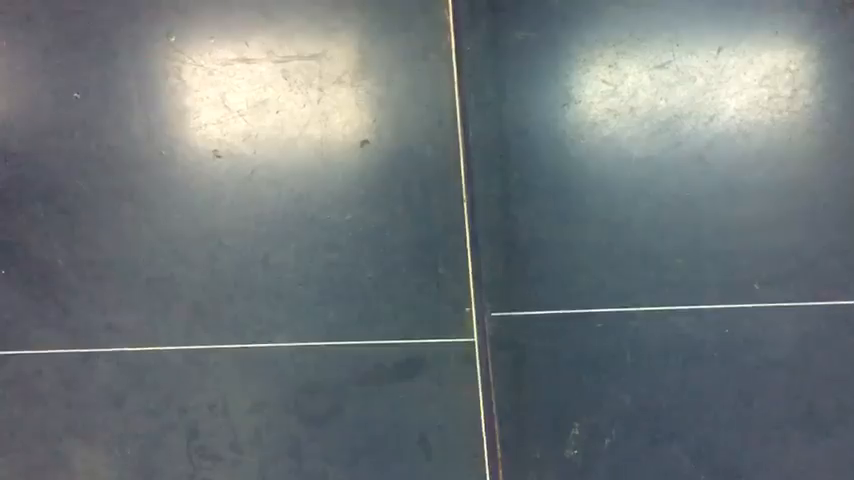
#> input picture frame 91 of data/pingping.mp4, 854 x 480 px
$ python pingpong.py   (older library calls are emulated)
#> lines starting #> are read from the running program, lines starting #| are printed output that depends on the picture; after the words box and inside, x2 and y2 are one past the last pixel; in counts of white or black regions, pixels touching at a corner belong together
import cv2
import numpy as np

# Vietnamese
# Camera thay` quay rung lac qua'. @@. x-axis no' nhay~ lien tuc

cap = cv2.VideoCapture('./data/pingping.mp4')

rightPoint, leftPoint = 0, 0
aMove, bMove = False, False

w = int(cap.get(cv2.CAP_PROP_FRAME_WIDTH))
h = int(cap.get(cv2.CAP_PROP_FRAME_HEIGHT))

middleX = int(w/2)

font = cv2.FONT_HERSHEY_SIMPLEX

while(True):
    ret, frame = cap.read()
#> frame is the input picture: shape (480, 854, 3); mean B, G, R 119.6, 117, 109.4
    blur = cv2.GaussianBlur(frame, (11, 11), 0)

    hsv = cv2.cvtColor(blur, cv2.COLOR_BGR2HSV)
#> hsv: shape (480, 854, 3); mean H, S, V 90.9, 37.3, 123.2
    lower = np.array([25, 50, 50])
    upper = np.array([35, 255, 255])

    mask = cv2.inRange(hsv, lower, upper)
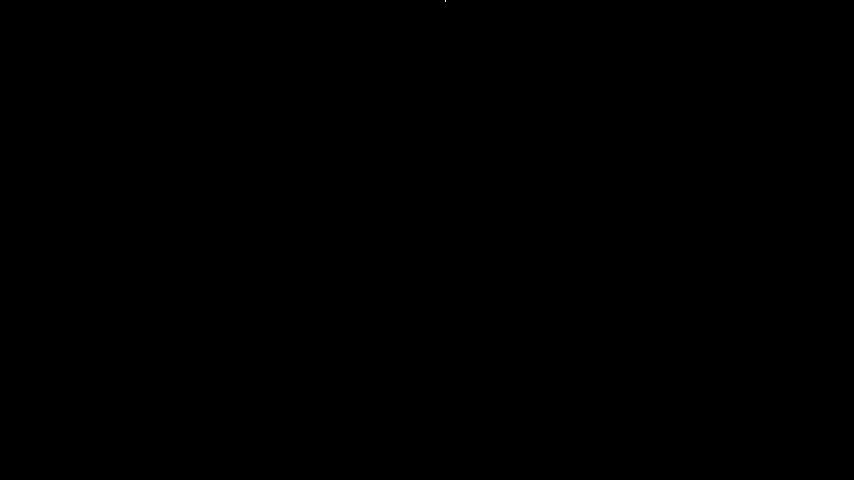
#> mask: shape (480, 854); 0% white in thin lines or dots, all inside (x1, y1, x2, y2) = (445, 0, 446, 2)
    mask = cv2.erode(mask, None, iterations=2)
#> mask: shape (480, 854); every value is 0
    mask = cv2.dilate(mask, None, iterations=2)

    image, contours, hierarchy = cv2.findContours(
        mask.copy(), cv2.RETR_EXTERNAL, cv2.CHAIN_APPROX_SIMPLE)
#> contours = []

    frame = cv2.line(frame, (middleX, 0), (middleX, h), (0, 0, 255), 2)


    if(len(contours) > 0):
        cnt = contours[0]
        (x, y), radius = cv2.minEnclosingCircle(cnt)
        center = (int(x), int(y))
        radius = int(radius)

        frame = cv2.circle(frame, center, radius, (0, 0, 255), 2)

        # bMove true => ball move from A to B
        # bMove false => ball move from B to A
        # last second of ball move, we got x = 468 may be we can get the middle of table is 450
        # But i'll choose the middle of screen to be the point which ball can move over and make player can increase our point
        if(x < middleX):
            if(bMove == False):
                rightPoint = rightPoint + 1
                aMove = False
                bMove = True
                print(leftPoint, rightPoint, sep=" --- ")

        if(x > middleX):
            if(bMove == True):
                leftPoint = leftPoint + 1
                bMove = False
                aMove = True
                print(leftPoint, rightPoint, sep=" --- ")

    point = repr(leftPoint) + "/" + repr(rightPoint)

    frame = cv2.putText(frame, point,
                        (10, 30),
                        font,
                        1,
                        (0, 0, 255),
                        2)
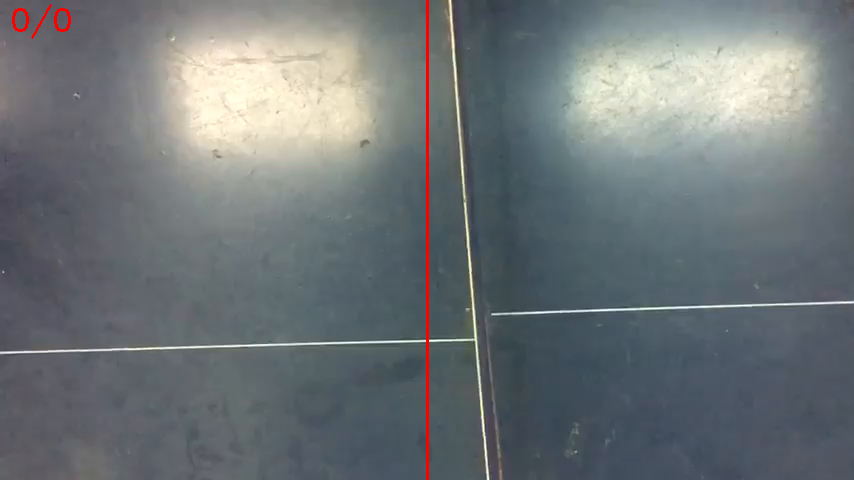
#> frame: shape (480, 854, 3); mean B, G, R 119.2, 116.6, 110.2
    cv2.imshow('mask', mask)
    cv2.imshow('frame',frame)

    # wait for enter key to break
    c = cv2.waitKey(1)
#> (key Esc is pressed here)
    if c == 13:
        break

cap.release()
cv2.destroyAllWindows()

$ run again, starting later in the video
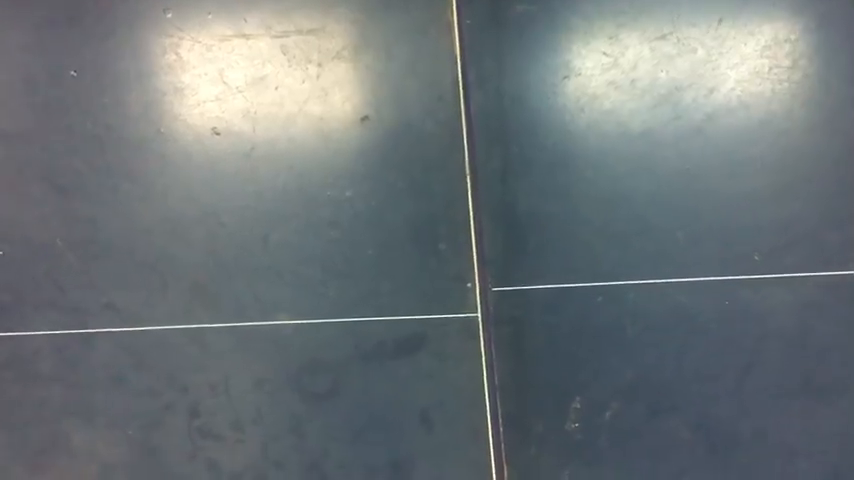
#> input picture frame 411 of data/pingping.mp4, 854 x 480 px
#> frame is the input picture: shape (480, 854, 3); mean B, G, R 119.6, 116.8, 109.3
#> hsv: shape (480, 854, 3); mean H, S, V 91.6, 37.1, 123
#> contours = []
#> `frame = cv2.putText(frame, point, (10, 30), font, 1, (0, 0, 255), 2)`:
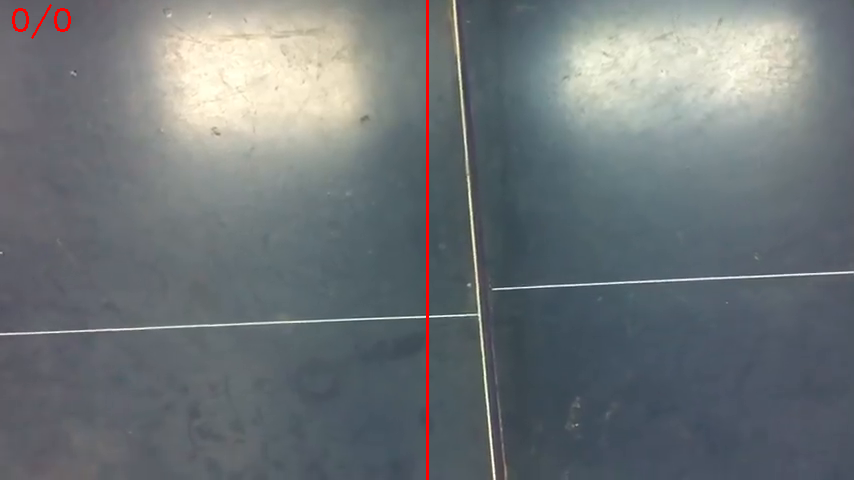
#> frame: shape (480, 854, 3); mean B, G, R 119.1, 116.3, 110.1

$ run again, starting later in the video
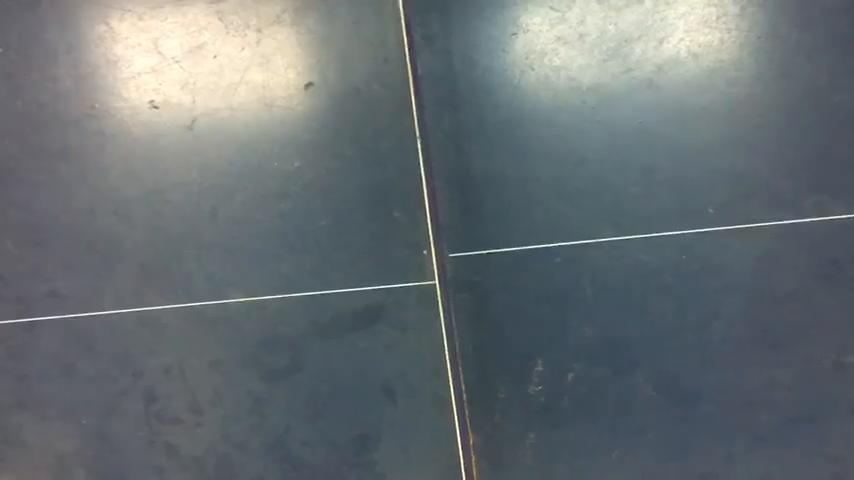
#> input picture frame 732 of data/pingping.mp4, 854 x 480 px
#> frame is the input picture: shape (480, 854, 3); mean B, G, R 114.4, 111.3, 103.5
#> hsv: shape (480, 854, 3); mean H, S, V 92, 40.3, 117.8
#> mask: shape (480, 854); every value is 0
#> contours = []
#> `frame = cv2.putText(frame, point, (10, 30), font, 1, (0, 0, 255), 2)`:
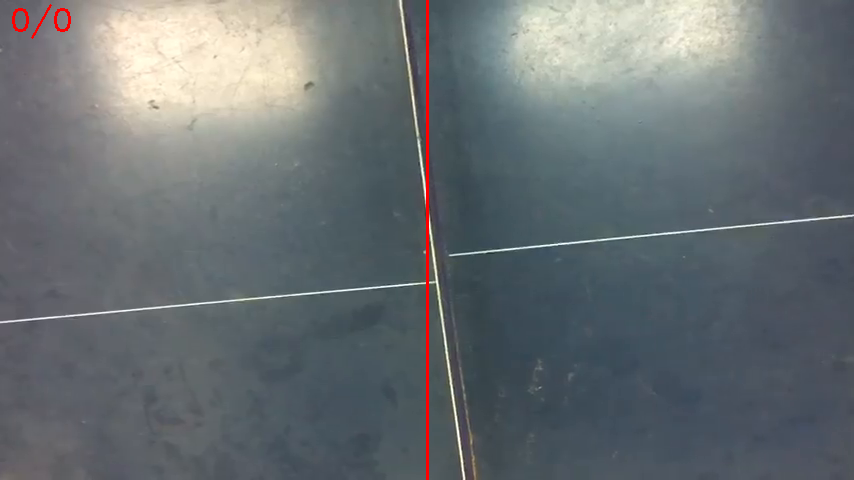
#> frame: shape (480, 854, 3); mean B, G, R 113.9, 110.8, 104.3
